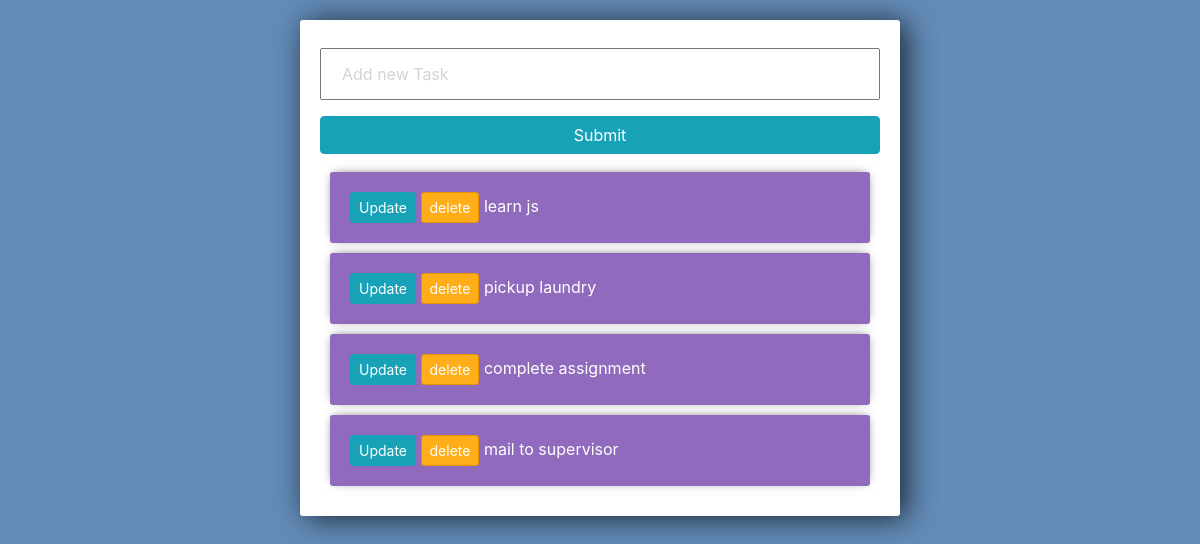
The app's page /, older data.
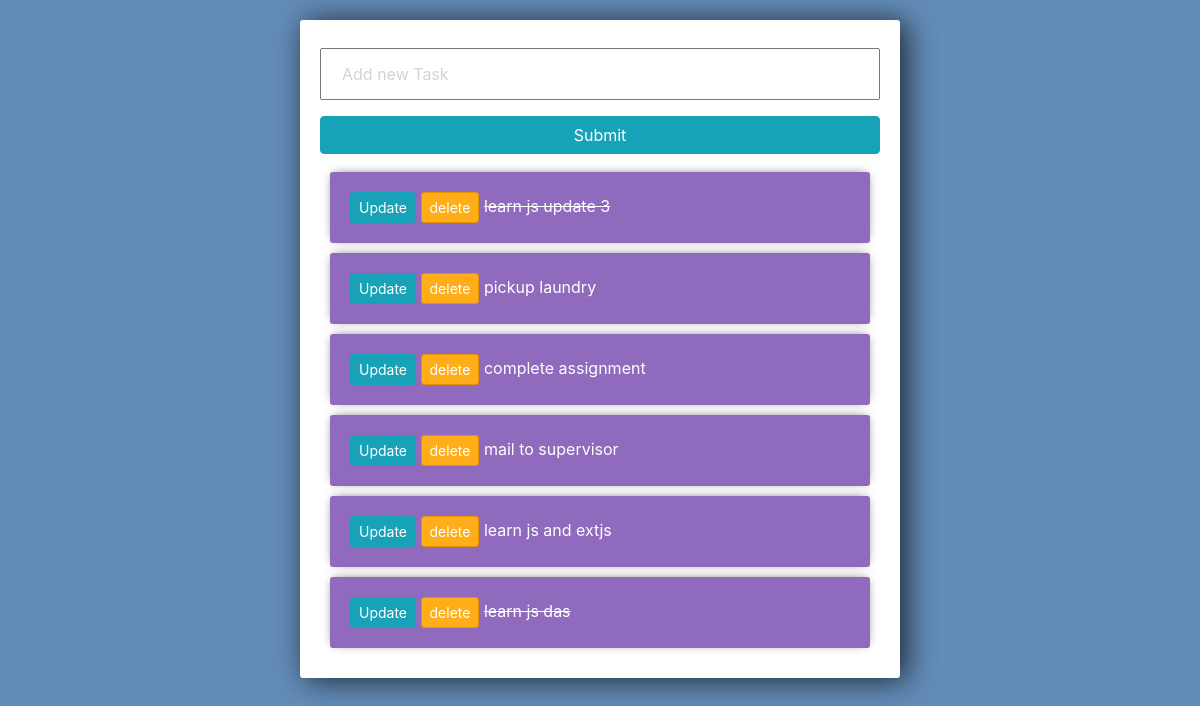
The same page, newer data.
### tasks/models.py (models this page shows)
class Task(models.Model):
    title = models.CharField(max_length=200)
    complete = models.BooleanField(default=False)
    created = models.DateTimeField(auto_now_add=True)
    def __str__(self):
        return self.title

### tasks/views.py (the view)
# urls.py: path('', views.index, name='list'),
def index(request):
    tasks = Task.objects.all()
    form = TaskForm()
    if request.method == 'POST':
        form = TaskForm(request.POST)
        if form.is_valid():
            form.save()
        return redirect('/')
    context = {
        'tasks':tasks,
        'form':form,
    }
    return render(request, 'tasks/list.html', context)

### tasks/forms.py
class TaskForm(forms.ModelForm):
    title = forms.CharField(widget = forms.TextInput(attrs={'placeholder':'Add new Task'}))
    class Meta:
        model = Task
        fields = '__all__'

### tasks/templates/tasks/list.html (shortened to what this page needs)
<!DOCTYPE html>
<html lang="en" dir="ltr">
  <head>
    <link rel="stylesheet" href="https://stackpath.bootstrapcdn.com/bootstrap/4.3.1/css/bootstrap.min.css">
  </head>
  <body>
    <div class="center-column">
    <form class="" action="/" method="POST">
      {{form.title}}
      <input class="btn btn-info" type="submit" name="Create Task" >
    </form>
    <div class='todo-list'>
    {% for task in tasks %}
      <div class="item-row">
        <a class="btn btn-sm btn-info" href="{% url 'update_task' task.id %}">Update</a>
        <a class="btn btn-sm btn-danger" href="{% url 'delete' task.id %}">delete</a>
        {%if task.complete == True %}
        <strike>{{task}}</strike>
        {% else %}
        <span>{{ task }}</span>
        {% endif %}
      </div>
    {% endfor %}
    </div>
  </body>
</html>

Row changes from the older to the newer data that the page shows:
changed Task: complete False → True (drawn); title "learn js" → "learn js update 3"
added Task: title "learn js and extjs"
added Task: title "learn js das"
